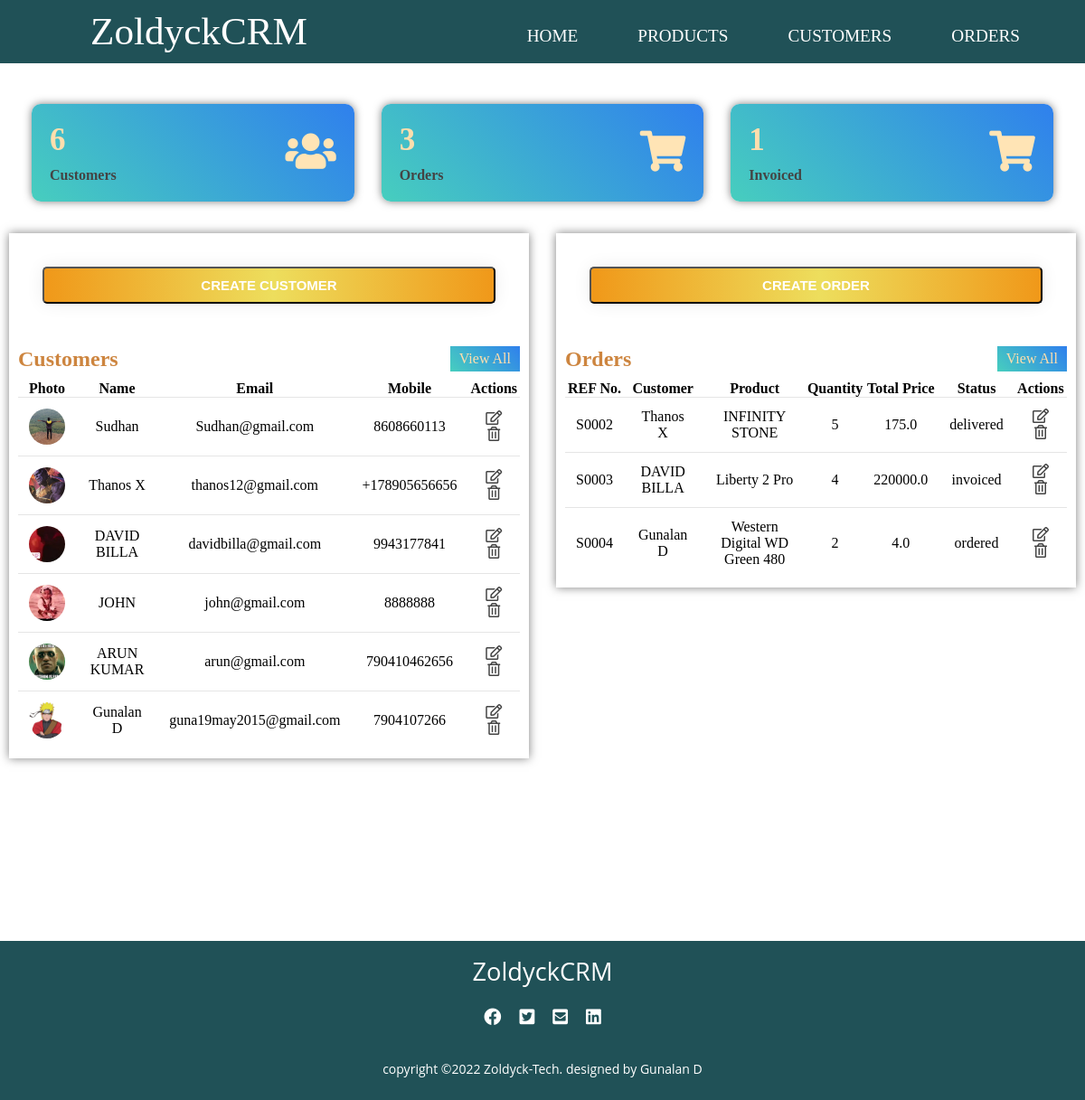
The page / on the database its author committed.
### accounts/models.py (models this page shows, shortened)
class Customer(models.Model):
    customer_pic = models.ImageField(upload_to='customer_pics/', blank=True)
    customer_name = models.CharField(max_length=50, null= True)
    customer_email = models.CharField(max_length=200 , null= True)
    customer_mobile = models.CharField(max_length=50 , null= True)
    date_created = models.DateTimeField(auto_now_add=True , null= True)
    def __str__(self):
        return self.customer_name

class SaleOrder(models.Model):
    STATUS = (
        ('quotation', 'Quotation'),
        ('ordered', 'Ordered'),
        ('pending', 'Pending'),
        ('delivered', 'Delivered'),
        ('cancelled', 'Cancelled'),
        ('invoiced', 'Invoiced'),
    )
    sale_order_referencenumber = models.CharField(max_length=200, null= True)
    sale_order_customer = models.ForeignKey(Customer, on_delete=models.SET_NULL, null= True) # added a realtionship between the two models
    sale_order_product =  models.ForeignKey(Product, on_delete=models.SET_NULL, null= True)
    sale_order_quantity = models.IntegerField(null= True)
    sale_order_total_price = models.FloatField(null= True)
    status = models.CharField(max_length=200, null= True , choices=STATUS, default='quotation')
    sale_order_date = models.DateTimeField(auto_now_add=True , null= True)

class Product(models.Model):
    CATEGORIES = (
        ('service', 'Service'),
        ('stockable', 'Stockable'),
    )
    product_name = models.CharField(max_length=200, null= True)
    product_price = models.FloatField(null= True)
    product_category = models.CharField(max_length=200, null= True , choices=CATEGORIES)
    product_description = models.CharField(max_length=200, null= True)
    date_created = models.DateTimeField(auto_now_add=True , null= True)
    product_tag = models.ManyToManyField(ProductTag ,blank=True, null=True)
    def __str__(self):
        return self.product_name

### accounts/views.py (the view)
# urls.py: path('',views.home, name='home'),
def home(request):
    orders = SaleOrder.objects.all()
    customers = Customer.objects.all()
    total_orders = orders.count()
    total_customers = customers.count()
    invoiced = SaleOrder.objects.filter(status='invoiced').count()
    context = {
        'orders': orders,
        'customers': customers,
        'total_orders': total_orders,
        'total_customers': total_customers,
        'invoiced': invoiced
    }
    return render(request, 'accounts/home.html',context)

### accounts/templates/accounts/home.html
{% extends 'accounts/layout.html'%}
{% block content %}
<section>
    <div class="main">
        <div class="cards">
            <div class="card">
                <div class="card-content">
                    <div class="number">{{total_customers}}</div>
                    <div class="card-name">Customers</div>
                </div>
                <div class="icon-box">
                    <i class="fas fa-users"></i>
                </div>
            </div>
            <div class="card">
                <div class="card-content">
                    <div class="number">{{total_orders}}</div>
                    <div class="card-name">Orders</div>
                </div>
                <div class="icon-box">
                    <i class="fas fa-shopping-cart"></i>
                </div>
            </div>
            <div class="card">
                <div class="card-content">
                    <div class="number">{{invoiced}}</div>
                    <div class="card-name">Invoiced</div>
                </div>
                <div class="icon-box">
                    <i class="fas fa-shopping-cart"></i>
                </div>
            </div>
        </div>
        <div class="tables">
            <div class="latest-customers">
                <div class="button">
                    <button class="crt-cus"><a href="{% url 'create_customer' %}">CREATE CUSTOMER</a></button>
                </div>
                <div class="heading">
                    <h2>Customers</h2>
                    <a href="{% url 'customers' %}" class="btn">View All</a>
                </div>
                <table class="customers">
                    <thead>
                        <tr>
                            <th>Photo</th>
                            <th>Name</th>
                            <th>Email</th>
                            <th>Mobile</th>
                            <th>Actions</th>
                        </tr>
                    </thead>
                    <tbody>
                        {% for cus in customers %}
                        <tr>
                            <td>
                                <div class="img-box-small">
                                    {% if cus.customer_pic %}
                                    <img src="{{ cus.customer_pic.url }}">
                                    {% endif %}
                                </div>
                            </td>
                            <td>{{ cus.customer_name }}</td>
                            <td>{{ cus.customer_email }}</td>
                            <td>{{ cus.customer_mobile }}</td>
                            <td>
                                <a href="{% url 'customer' cus.id %}"><i class="far fa-edit"></i></a>
                                <a href="{% url 'delete_customer' cus.id %}"><i class="far fa-trash-alt"></i></a>
                            </td>
                        </tr>
                        {% endfor %}
                    </tbody>
                </table>
            </div>
            <div class="latest-orders">
                <div class="button">
                    <button class="crt-ord"><a href="{% url 'create_order' %}">CREATE ORDER</a></button>
                </div>
                <div class="heading">
                    <h2>Orders</h2>
                    <a href="{% url 'orders' %}"class="btn">View All</a>
                </div>
                <table class="orders">
                    <thead>
                        <tr>
                            <th>REF No.</th>
                            <th>Customer</th>
                            <th>Product</th>
                            <th>Quantity</th>
                            <th>Total Price</th>
                            <th>Status</th>
                            <th>Actions</th>
                        </tr>
                    </thead>
                    <tbody>
                        {% for ord in orders %}
                        <tr>
                             <td>{{ ord.sale_order_referencenumber  }}</td>
                             <td>{{ ord.sale_order_customer }}</td>
                             <td>{{ ord.sale_order_product  }}</td>
                             <td>{{ ord.sale_order_quantity }}</td>
                             <td>{{ ord.sale_order_total_price  }}</td>
                             <td>{{ ord.status  }}</td>
                            <td>
                                <a href="{% url 'update_order' ord.id %}"><i class="far fa-edit"></i></a>
                                <a href="{% url 'delete_order' ord.id %}"><i class="far fa-trash-alt"></i></a>
                            </td>
                        </tr>
                        {% endfor %}
                    </tbody>
                </table>
            </div>
        </div>
    </div>
</section>
{% endblock %}

### accounts/static/css/main.css (style rules this page uses)
* { margin: 0; padding: 0; box-sizing: border-box; text-decoration: none; }
body { font-family: Candara; }
.cards { margin-top: 20px; width:100%; padding: 25px 35px; display: grid; grid-template-columns: repeat(3, 1fr); grid-gap: 30px; }
.cards .card { background: linear-gradient(45deg,#47cebe,#2f80ed); border-radius: 10px; padding: 20px; display: flex; align-items: center; justify-content: space-between; box-shadow: 0px 0px 10px rgba(0,0,0,0.5); }
.number { font-size:35px; font-weight: 600; color: navajowhite; }
.card-name { color: #444; font-weight: 600; }
.icon-box { font-size: 45px; color: moccasin; }
.tables { width:100%; display: grid; grid-template-columns: repeat(2, 1fr); padding: 10px; grid-gap: 30px; align-items: self-start; }
.img-box-small { position: relative; width: 40px; height: 40px; border-radius: 50%; overflow: hidden; text-align: center; }
.img-box-small img { position: absolute; top:0; left:0; width: 100%; height: 100%; object-fit: cover; }
.latest-orders , .latest-customers { background: #fff; padding: 10px; width: 100%; box-shadow: 0px 0px 10px rgba(0,0,0,0.5); }
.heading { display: flex; align-items: center; justify-content: space-between; color: peru; }
.btn { padding: 5px 10px; background: linear-gradient(45deg,#47cebe,#2f80ed); color: navajowhite; text-align: center; text-decoration: none; }
table { margin-top: 10px; width: 100%; border-collapse: collapse; text-align: center; }
table tr { border-bottom: 1px solid rgba(0,0,0,0.1) }
td { padding: 12px; }
table tbody tr:last-child { border-bottom: none; }
td i { color: #444; cursor: pointer; padding: 0 5.5px; }
.crt-cus ,.crt-ord { background: #fff; padding: 10px 15px; width: 25%; width: 100%; box-shadow: 0 0 20px #eee; border-radius: 5px; margin-bottom: 20px; background-image: linear-gradient(to right, #F09819 0%, #EDDE5D 51%, #F09819 100%); transition: 0.5s; color: #ffff; }
.crt-cus a ,.crt-ord a { color: #ffff; text-decoration: none; font-size: 15px; font-weight: bolder; }
.card-content { display: grid; grid-gap: 10px; }
.button { margin: 1.7rem; }

### rows shown on the page
Customer: customer_pic (picture), customer_name "Sudhan", customer_email "Sudhan@gmail.com", customer_mobile "8608660113"
Customer: customer_pic (picture), customer_name "Thanos X", customer_email "thanos12@gmail.com", customer_mobile "+178905656656"
Customer: customer_pic (picture), customer_name "DAVID BILLA", customer_email "davidbilla@gmail.com", customer_mobile "9943177841"
Customer: customer_pic (picture), customer_name "JOHN", customer_email "john@gmail.com", customer_mobile "8888888"
Customer: customer_pic (picture), customer_name "ARUN KUMAR", customer_email "arun@gmail.com", customer_mobile "790410462656"
Customer: customer_pic (picture), customer_name "Gunalan D", customer_email "guna19may2015@gmail.com", customer_mobile "7904107266"
SaleOrder: sale_order_referencenumber "S0002", sale_order_customer "Thanos X", sale_order_product "INFINITY STONE", sale_order_quantity "5", sale_order_total_price "175.0", status "delivered"
SaleOrder: sale_order_referencenumber "S0003", sale_order_customer "DAVID BILLA", sale_order_product "Liberty 2 Pro", sale_order_quantity "4", sale_order_total_price "220000.0", status "invoiced"
SaleOrder: sale_order_referencenumber "S0004", sale_order_customer "Gunalan D", sale_order_product "Western Digital WD Green 480", sale_order_quantity "2", sale_order_total_price "4.0", status "ordered"

### other values the page prints
{{ total_customers }} "6"
{{ total_orders }} "3"
{{ invoiced }} "1"
